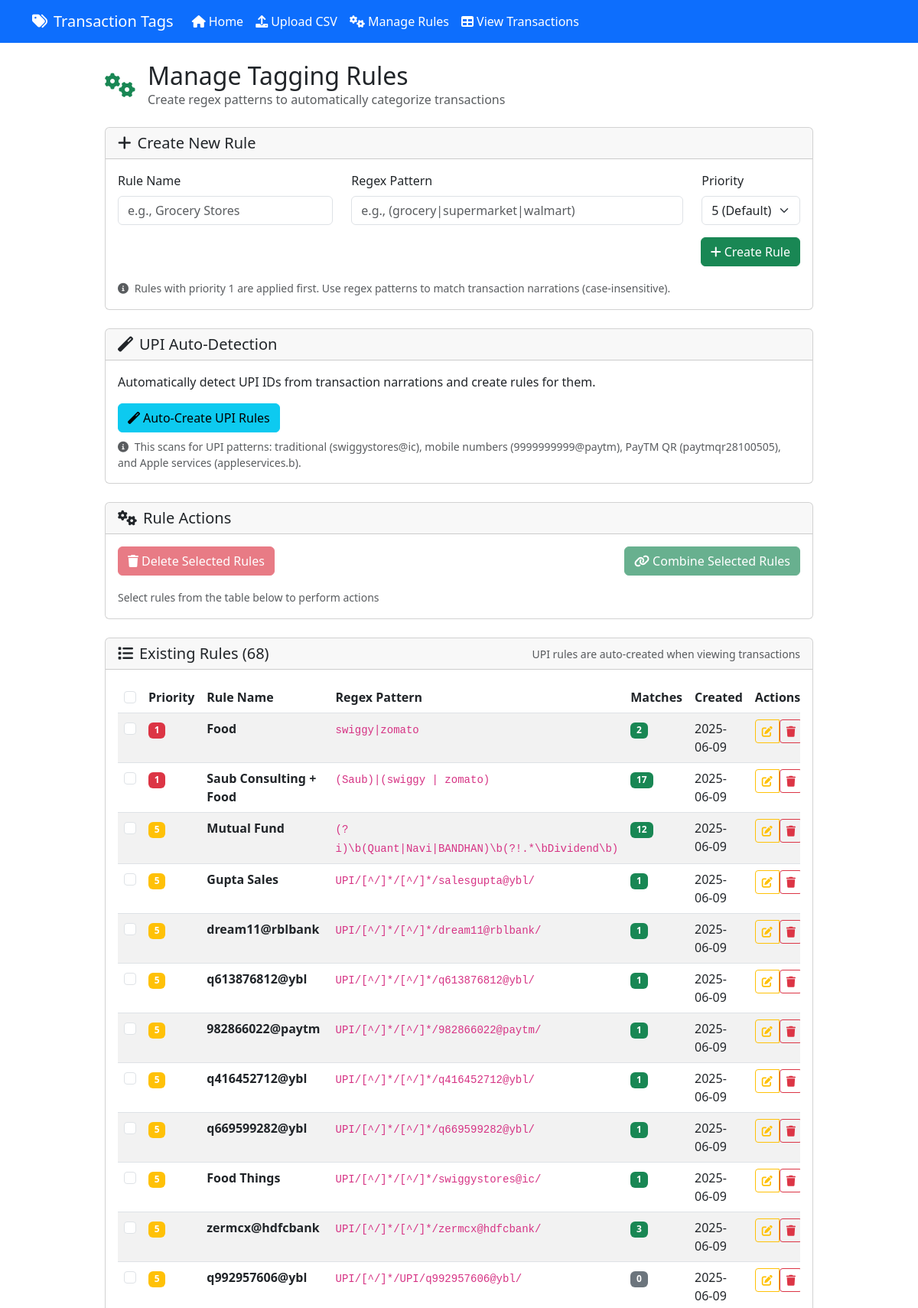
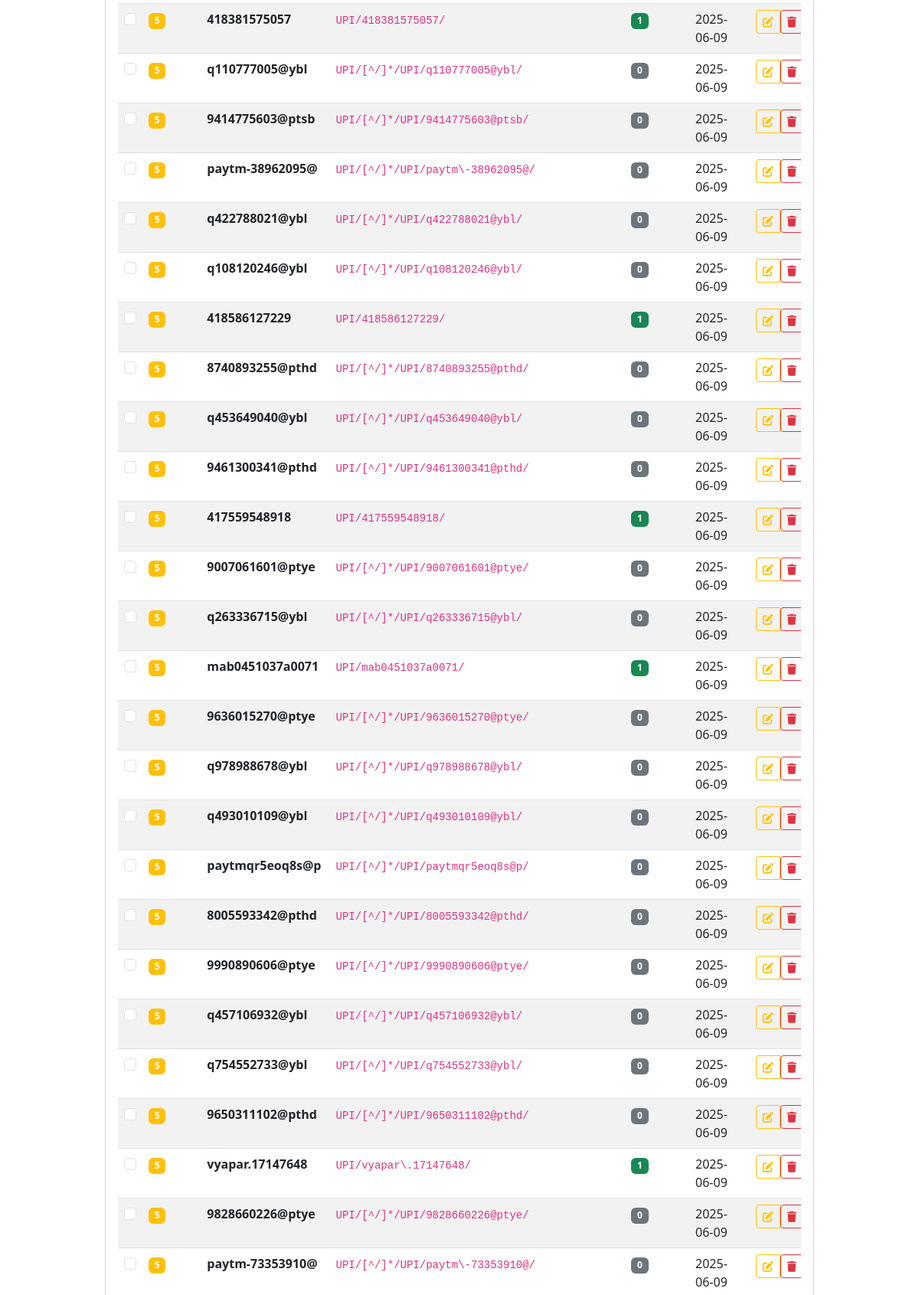
The app's page /rules (upper part) with its own data (2 pictures, top to bottom).
### models.py (models this page shows, shortened)
class Rule(db.Model):
    id = db.Column(db.Integer, primary_key=True)
    name = db.Column(db.String(100), nullable=False, unique=True)
    regex_pattern = db.Column(db.Text, nullable=False)
    priority = db.Column(db.Integer, nullable=False, default=5)
    created_at = db.Column(db.DateTime, default=datetime.utcnow)

### routes.py (the view, shortened to what this page needs)
@app.route('/rules', methods=['GET', 'POST'])
def manage_rules():
    rules = Rule.query.order_by(Rule.priority.asc(), Rule.created_at.asc()).all()
    rules_with_counts = []
    transactions = Transaction.query.all()
    for rule in rules:
        match_count = 0
        for transaction in transactions:
            try:
                if re.search(rule.regex_pattern, transaction.narration, re.IGNORECASE):
                    match_count += 1
            except re.error:
                continue
        rules_with_counts.append({
            'rule': rule,
            'match_count': match_count
        })
    return render_template('rules.html', rules_with_counts=rules_with_counts)

### templates/rules.html (shortened to what this page needs)
{% extends "base.html" %}
{% block content %}
<div class="row">
    <div class="col-md-10 offset-md-1">
        <div class="d-flex align-items-center mb-4">
            <i class="fas fa-cogs fa-2x text-success me-3"></i>
            <div>
                <h2 class="mb-0">Manage Tagging Rules</h2>
                <p class="text-muted mb-0">Create regex patterns to automatically categorize transactions</p>
            </div>
        </div>
        <div class="card mb-4">
            <div class="card-header">
                <h5 class="mb-0"><i class="fas fa-plus me-2"></i>Create New Rule</h5>
            </div>
            <div class="card-body">
                <form method="POST">
                    <div class="row">
                        <div class="col-md-4 mb-3">
                            <label for="name" class="form-label">Rule Name</label>
                            <input type="text" class="form-control" id="name" name="name"
                                   placeholder="e.g., Grocery Stores" required maxlength="100">
                        </div>
                        <div class="col-md-6 mb-3">
                            <label for="regex_pattern" class="form-label">Regex Pattern</label>
                            <input type="text" class="form-control" id="regex_pattern" name="regex_pattern"
                                   placeholder="e.g., (grocery|supermarket|walmart)" required>
                        </div>
                        <div class="col-md-2 mb-3">
                            <label for="priority" class="form-label">Priority</label>
                            <select class="form-select" id="priority" name="priority" required>
                                <option value="5" selected>5 (Default)</option>
                            </select>
                        </div>
                    </div>
                    <div class="d-grid gap-2 d-md-flex justify-content-md-end">
                        <button type="submit" class="btn btn-success">
                            <i class="fas fa-plus me-1"></i>Create Rule
                        </button>
                    </div>
                </form>
                <div class="mt-3">
                    <small class="text-muted">
                        <i class="fas fa-info-circle me-1"></i>
                        Rules with priority 1 are applied first. Use regex patterns to match transaction narrations (case-insensitive).
                    </small>
                </div>
            </div>
        </div>
        <div class="card mb-4">
            <div class="card-header">
                <h5 class="mb-0"><i class="fas fa-magic me-2"></i>UPI Auto-Detection</h5>
            </div>
            <div class="card-body">
                <p class="mb-3">Automatically detect UPI IDs from transaction narrations and create rules for them.</p>
                <form method="POST" action="{{ url_for('manual_create_upi_rules') }}" class="d-inline">
                    <button type="submit" class="btn btn-info">
                        <i class="fas fa-magic me-1"></i>Auto-Create UPI Rules
                    </button>
                </form>
                <small class="text-muted d-block mt-2">
                    <i class="fas fa-info-circle me-1"></i>
                    This scans for UPI patterns: traditional (swiggystores@ic), mobile numbers (9999999999@paytm), PayTM QR (paytmqr28100505), and Apple services (appleservices.b).
                </small>
            </div>
        </div>
        <div class="card mb-4">
            <div class="card-header">
                <h5 class="mb-0"><i class="fas fa-cogs me-2"></i>Rule Actions</h5>
            </div>
            <div class="card-body">
                <div class="row mb-3">
                    <div class="col-md-6">
                        <button type="button" class="btn btn-danger" id="delete-selected-btn" disabled onclick="deleteSelectedRules()">
                            <i class="fas fa-trash me-1"></i>Delete Selected Rules
                        </button>
                    </div>
                    <div class="col-md-6 text-end">
                        <button type="button" class="btn btn-success" id="combine-selected-btn" disabled onclick="showCombineForm()">
                            <i class="fas fa-link me-1"></i>Combine Selected Rules
                        </button>
                    </div>
                </div>
                <div id="selected-rules-info" class="text-muted">
                    <small>Select rules from the table below to perform actions</small>
                </div>
            </div>
        </div>
        <div class="card">
            <div class="card-header d-flex justify-content-between align-items-center">
                <h5 class="mb-0"><i class="fas fa-list me-2"></i>Existing Rules ({{ rules_with_counts|length }})</h5>
                <small class="text-muted">UPI rules are auto-created when viewing transactions</small>
            </div>
            <div class="card-body">
                {% if rules_with_counts %}
                    <div class="table-responsive">
                        <table class="table table-striped" id="rules-table">
                            <thead>
                                <tr>
                                    <th width="5%">
                                        <input type="checkbox" class="form-check-input" id="select-all">
                                    </th>
                                    <th width="5%">Priority</th>
                                    <th width="20%">Rule Name</th>
                                    <th width="30%">Regex Pattern</th>
                                    <th width="10%">Matches</th>
                                    <th width="15%">Created</th>
                                    <th width="15%">Actions</th>
                                </tr>
                            </thead>
                            <tbody>
                                {% for item in rules_with_counts %}
                                <tr>
                                    <td>
                                        <input type="checkbox" class="form-check-input rule-select"
                                               value="{{ item.rule.id }}"
                                               data-rule-name="{{ item.rule.name }}"
                                               data-match-count="{{ item.match_count }}">
                                    </td>
                                    <td>
                                        <span class="badge {% if item.rule.priority <= 3 %}bg-danger{% elif item.rule.priority <= 6 %}bg-warning{% else %}bg-secondary{% endif %}">
                                            {{ item.rule.priority }}
                                        </span>
                                    </td>
                                    <td><strong>{{ item.rule.name }}</strong></td>
                                    <td><code>{{ item.rule.regex_pattern }}</code></td>
                                    <td>
                                        <span class="badge {% if item.match_count > 0 %}bg-success{% else %}bg-secondary{% endif %}">
                                            {{ item.match_count }}
                                        </span>
                                    </td>
                                    <td>{{ item.rule.created_at.strftime('%Y-%m-%d') }}</td>
                                    <td>
                                        <div class="btn-group" role="group">
                                            <a href="{{ url_for('edit_rule', rule_id=item.rule.id) }}"
                                               class="btn btn-sm btn-outline-warning" title="Edit Rule">
                                                <i class="fas fa-edit"></i>
                                            </a>
                                            <form method="POST" action="{{ url_for('delete_rule', rule_id=item.rule.id) }}"
                                                  onsubmit="return confirm('Are you sure you want to delete this rule?')" class="d-inline">
                                                <button type="submit" class="btn btn-sm btn-outline-danger" title="Delete Rule">
                                                    <i class="fas fa-trash"></i>
                                                </button>
                                            </form>
                                        </div>
                                    </td>
                                </tr>
                                {% endfor %}
                            </tbody>
                        </table>
                    </div>
                {% else %}
                    <div class="text-center py-4">
                        <i class="fas fa-inbox fa-3x text-muted mb-3"></i>
                        <h5>No Rules Created Yet</h5>
                        <p class="text-muted">Create your first rule using the form above to start categorizing transactions.</p>
                    </div>
                {% endif %}
            </div>
        </div>
    </div>
</div>
{% endblock %}

### records on screen
Rule: rule.priority "1", rule.name "Food", rule.regex_pattern "swiggy|zomato", rule.created_at "2025-06-09"
Rule: rule.priority "1", rule.name "Saub Consulting + Food", rule.regex_pattern "(Saub)|(swiggy | zomato)", rule.created_at "2025-06-09"
Rule: rule.priority "5", rule.name "Mutual Fund", rule.regex_pattern "(?i)\\b(Quant|Navi|BANDHAN)\\b(?!.*\\bDividend\\b)", rule.created_at "2025-06-09"
Rule: rule.priority "5", rule.name "Gupta Sales", rule.regex_pattern "UPI/[^/]*/[^/]*/salesgupta@ybl/", rule.created_at "2025-06-09"
Rule: rule.priority "5", rule.name "dream11@rblbank", rule.regex_pattern "UPI/[^/]*/[^/]*/dream11@rblbank/", rule.created_at "2025-06-09"
Rule: rule.priority "5", rule.name "q613876812@ybl", rule.regex_pattern "UPI/[^/]*/[^/]*/q613876812@ybl/", rule.created_at "2025-06-09"
Rule: rule.priority "5", rule.name "982866022@paytm", rule.regex_pattern "UPI/[^/]*/[^/]*/982866022@paytm/", rule.created_at "2025-06-09"
Rule: rule.priority "5", rule.name "q416452712@ybl", rule.regex_pattern "UPI/[^/]*/[^/]*/q416452712@ybl/", rule.created_at "2025-06-09"
Rule: rule.priority "5", rule.name "q669599282@ybl", rule.regex_pattern "UPI/[^/]*/[^/]*/q669599282@ybl/", rule.created_at "2025-06-09"
Rule: rule.priority "5", rule.name "Food Things", rule.regex_pattern "UPI/[^/]*/[^/]*/swiggystores@ic/", rule.created_at "2025-06-09"
Rule: rule.priority "5", rule.name "zermcx@hdfcbank", rule.regex_pattern "UPI/[^/]*/[^/]*/zermcx@hdfcbank/", rule.created_at "2025-06-09"
Rule: rule.priority "5", rule.name "q992957606@ybl", rule.regex_pattern "UPI/[^/]*/UPI/q992957606@ybl/", rule.created_at "2025-06-09"
Rule: rule.priority "5", rule.name "418381575057", rule.regex_pattern "UPI/418381575057/", rule.created_at "2025-06-09"
Rule: rule.priority "5", rule.name "q110777005@ybl", rule.regex_pattern "UPI/[^/]*/UPI/q110777005@ybl/", rule.created_at "2025-06-09"
Rule: rule.priority "5", rule.name "9414775603@ptsb", rule.regex_pattern "UPI/[^/]*/UPI/9414775603@ptsb/", rule.created_at "2025-06-09"
Rule: rule.priority "5", rule.name "paytm-38962095@", rule.regex_pattern "UPI/[^/]*/UPI/paytm\\-38962095@/", rule.created_at "2025-06-09"
Rule: rule.priority "5", rule.name "q422788021@ybl", rule.regex_pattern "UPI/[^/]*/UPI/q422788021@ybl/", rule.created_at "2025-06-09"
Rule: rule.priority "5", rule.name "q108120246@ybl", rule.regex_pattern "UPI/[^/]*/UPI/q108120246@ybl/", rule.created_at "2025-06-09"
Rule: rule.priority "5", rule.name "418586127229", rule.regex_pattern "UPI/418586127229/", rule.created_at "2025-06-09"
Rule: rule.priority "5", rule.name "8740893255@pthd", rule.regex_pattern "UPI/[^/]*/UPI/8740893255@pthd/", rule.created_at "2025-06-09"
Rule: rule.priority "5", rule.name "q453649040@ybl", rule.regex_pattern "UPI/[^/]*/UPI/q453649040@ybl/", rule.created_at "2025-06-09"
Rule: rule.priority "5", rule.name "9461300341@pthd", rule.regex_pattern "UPI/[^/]*/UPI/9461300341@pthd/", rule.created_at "2025-06-09"
Rule: rule.priority "5", rule.name "417559548918", rule.regex_pattern "UPI/417559548918/", rule.created_at "2025-06-09"
Rule: rule.priority "5", rule.name "9007061601@ptye", rule.regex_pattern "UPI/[^/]*/UPI/9007061601@ptye/", rule.created_at "2025-06-09"
Rule: rule.priority "5", rule.name "q263336715@ybl", rule.regex_pattern "UPI/[^/]*/UPI/q263336715@ybl/", rule.created_at "2025-06-09"
Rule: rule.priority "5", rule.name "mab0451037a0071", rule.regex_pattern "UPI/mab0451037a0071/", rule.created_at "2025-06-09"
Rule: rule.priority "5", rule.name "9636015270@ptye", rule.regex_pattern "UPI/[^/]*/UPI/9636015270@ptye/", rule.created_at "2025-06-09"
Rule: rule.priority "5", rule.name "q978988678@ybl", rule.regex_pattern "UPI/[^/]*/UPI/q978988678@ybl/", rule.created_at "2025-06-09"
Rule: rule.priority "5", rule.name "q493010109@ybl", rule.regex_pattern "UPI/[^/]*/UPI/q493010109@ybl/", rule.created_at "2025-06-09"
Rule: rule.priority "5", rule.name "paytmqr5eoq8s@p", rule.regex_pattern "UPI/[^/]*/UPI/paytmqr5eoq8s@p/", rule.created_at "2025-06-09"
Rule: rule.priority "5", rule.name "8005593342@pthd", rule.regex_pattern "UPI/[^/]*/UPI/8005593342@pthd/", rule.created_at "2025-06-09"
Rule: rule.priority "5", rule.name "9990890606@ptye", rule.regex_pattern "UPI/[^/]*/UPI/9990890606@ptye/", rule.created_at "2025-06-09"
Rule: rule.priority "5", rule.name "q457106932@ybl", rule.regex_pattern "UPI/[^/]*/UPI/q457106932@ybl/", rule.created_at "2025-06-09"
Rule: rule.priority "5", rule.name "q754552733@ybl", rule.regex_pattern "UPI/[^/]*/UPI/q754552733@ybl/", rule.created_at "2025-06-09"
Rule: rule.priority "5", rule.name "9650311102@pthd", rule.regex_pattern "UPI/[^/]*/UPI/9650311102@pthd/", rule.created_at "2025-06-09"
Rule: rule.priority "5", rule.name "vyapar.17147648", rule.regex_pattern "UPI/vyapar\\.17147648/", rule.created_at "2025-06-09"
Rule: rule.priority "5", rule.name "9828660226@ptye", rule.regex_pattern "UPI/[^/]*/UPI/9828660226@ptye/", rule.created_at "2025-06-09"
Rule: rule.priority "5", rule.name "paytm-73353910@", rule.regex_pattern "UPI/[^/]*/UPI/paytm\\-73353910@/", rule.created_at "2025-06-09"

### other values on screen
{{ rules_with_counts|length }} "68"
{{ item.match_count }} "2" "17" "12" "1" "1" "1" "1" "1" "1" "1" "3" "0" "1" "0" "0" "0" "0" "0" "1" "0" "0" "0" "1" "0" "0" "1" "0" "0" "0" "0" "0" "0" "0" "0" "0" "1" "0" "0"
